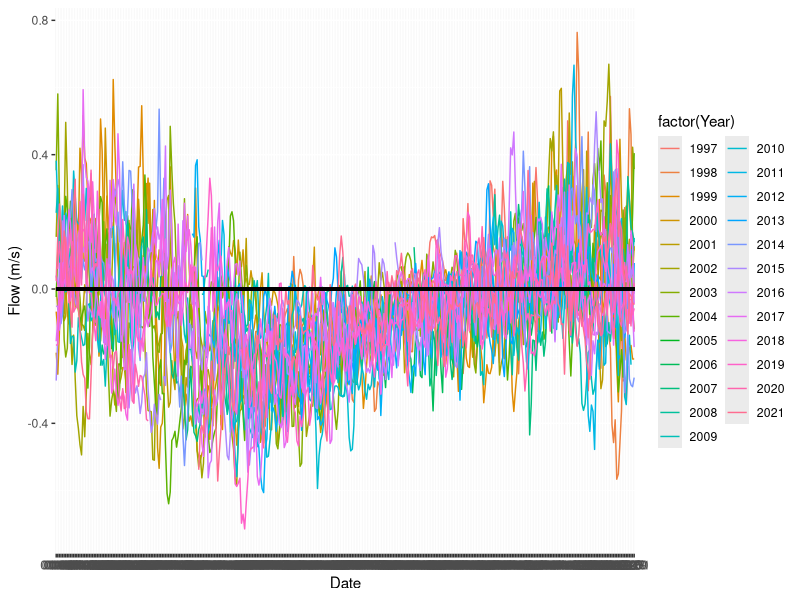
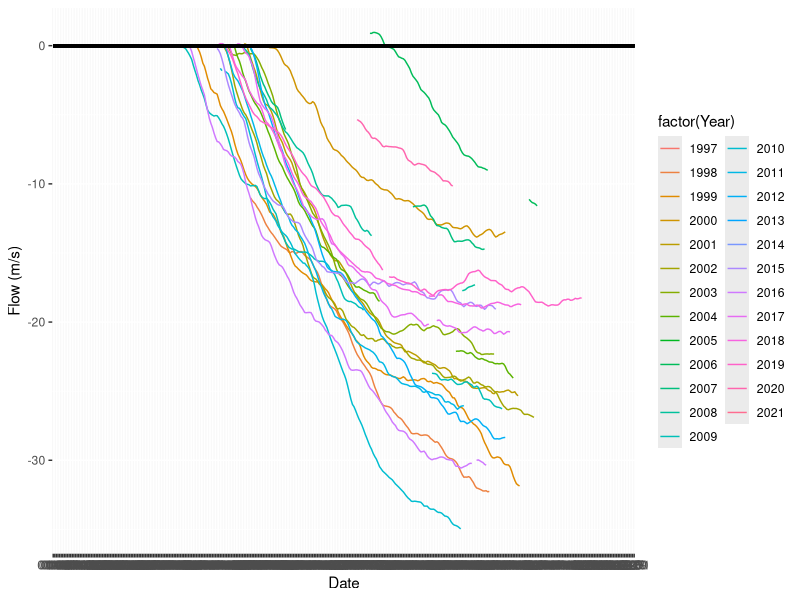

Generate these figures, in order, with R:
########################################
##  NOAA/OSU post-doc (NCC Copepods)
##  Step 8a (formerly 6b), v2 - Get dates of Inst and Cumu ALF transitions
##  Plots for Fig. 8 (ALF (raw, cumu) vs. BST date & mag)
##  Laura E. Lilly
##  Updated: 10 Apr 2024
########################################


library(tidyverse)
library(lubridate)
library(reshape2)



########## Data In ########## 
flwsfl <- read.csv('NH10_Flows_Inst_Cumu.csv')

# Dataset cleanup and date conversion
flws_data <- flwsfl |>
    mutate_all(~ifelse(is.nan(.), NA, .)) |>
    mutate(Date = as.Date(Date, format = "%d-%b-%Y"),
      Year = year(Date),
         .after = Date)


########## Reshape DFs and get info #########
# ### DF #1: Instantaneous flow
# First, reconfigure dates
inst_flw <- flws_data |>
  mutate(dt_mody = format(Date, format = "%m-%d"),
         # Will have to remove Leap Days if I want to add a repeat Date seq for plotting
         # plt_dt = rep(seq.Date(as.Date("1999-01-01"), 
         #                  as.Date("1999-12-31"),
         #                  by = "day")
         ) |>
  select(dt_mody,Year,Inst_flow)

inst_flw_yrly <- inst_flw |>
  pivot_wider(names_from = Year, values_from = Inst_flow)

# Second, get date of first negative value for each year
inst_neg1 <- data.frame(matrix(nrow = 1, ncol = ncol(inst_flw_yrly)-1))

for(i in 2:ncol(inst_flw_yrly)){
  idx1 = which(inst_flw_yrly[,i] < 0)[1]
  dt1 = inst_flw_yrly[idx1,1]
  
  inst_neg1[1,i-1] <- dt1
}
colnames(inst_neg1) <- unique(inst_flw$Year)



########## LEFT OFF HERE ###########
# 1) Convert 'inst_neg1' dates to full dates (Y-m-d) to compare to BST dates...
#     OR actually, convert both sets to yearday values
# 2) Set up correlations for: 
#     a) ALF neg yearday vs. BST yearday
#     b) ALF neg yearday vs. Summer PSI





#############################
# ### DF #2: Cumulative flow
cumu_flw <- flws_data |>
  mutate(dt_mody = format(Date, format = "%m-%d")) |>
  select(dt_mody,Year,Cumu_flow)







########## Plots ##########

# ### Plot 1: Instantaneous flow - year-chunks
plt1 <- ggplot(data = inst_flw, aes(x = dt_mody, y = Inst_flow)) + 
  
  geom_line(aes(color = factor(Year), group = Year)) + 
  geom_segment(aes(x = dt_mody[1], xend = dt_mody[length(dt_mody)],
                   y = 0, yend = 0), color = "black", lwd = 1) + 
  
  ylab("Flow (m/s)") + 
  xlab("Date") 
  # scale_x_date(date_labels = "%b", date_breaks = "1 month")  




# ### Plot 2: Instantaneous flow - year-chunks
plt2 <- ggplot(data = cumu_flw, aes(x = dt_mody, y = Cumu_flow)) + 
  
  geom_line(aes(color = factor(Year), group = Year)) + 
  geom_segment(aes(x = dt_mody[1], xend = dt_mody[length(dt_mody)],
                   y = 0, yend = 0), color = "black", lwd = 1) + 
  
  ylab("Flow (m/s)") + 
  xlab("Date")



